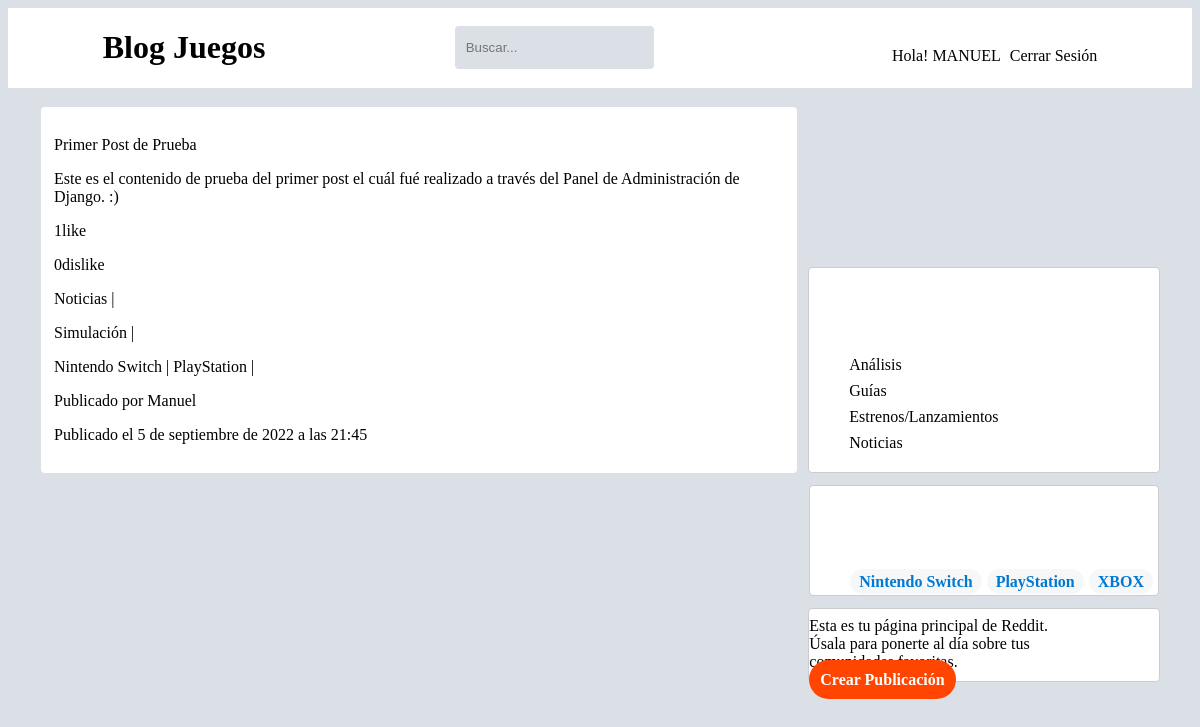
The page /publicaciones/todas-las-publicaciones/ (signed in) on the database its author committed.
### principal/models.py (models this page shows, shortened)
class Category_Model(models.Model):
    name = models.CharField(max_length=50, unique=True, verbose_name='Nombre de la Categoría')
    slug = models.SlugField(max_length=100, unique=True, verbose_name='URL')
    class Meta:
        verbose_name = 'Categoría'
        verbose_name_plural = 'Categorías'
    def __str__(self) -> str:
        return self.name

class Console_Model(models.Model):
    name = models.CharField(max_length=50, unique=True, verbose_name='Nombre de la Consola')
    slug = models.SlugField(max_length=100, unique=True, verbose_name='URL')
    class Meta:
        verbose_name = 'Consola'
        verbose_name_plural = 'Consolas'
    def __str__(self) -> str:
        return self.name

class Posts_Model(models.Model):
    title = models.CharField(max_length=200, blank=False, null=False, verbose_name='Título del Post')
    image = models.ImageField(null=True, blank=True, upload_to='images_posts', verbose_name='Imágen del Post')
    content = models.TextField(null=True, blank=True, db_column='content', editable=True, verbose_name='Contenido del Post')
    up_voted = models.ManyToManyField(User, related_name='likes')
    down_voted = models.ManyToManyField(User, related_name='dislikes')
    created_at = models.DateTimeField(auto_now_add=True, verbose_name='Creado el')
    slug = models.SlugField(max_length=50, verbose_name='URL')
    posted_by = models.ForeignKey(User, blank=False, null=False, on_delete=models.CASCADE, verbose_name='Publicado por')
    category = models.ManyToManyField(Category_Model, verbose_name='Categorías')
    genre = models.ManyToManyField(Genres_Model, verbose_name='Géneros')
    console_name = models.ManyToManyField(Console_Model, verbose_name='Consolas')
    class Meta:
        verbose_name = 'Publicación'
        verbose_name_plural = 'Publicaciones'

class Genres_Model(models.Model):
    name = models.CharField(max_length=50, unique=True, verbose_name='Nombre del Género del Juego')
    slug = models.SlugField(max_length=100, unique=True, verbose_name='URL')
    class Meta:
        verbose_name = 'Género del Juego'
        verbose_name_plural = 'Géneros de los Juegos'
    def __str__(self) -> str:
        return self.name

### principal/views.py (the view)
# urls.py: path('todas-las-publicaciones/', views.all_posts, name='all_posts'),
def all_posts(request):
    posts = Posts_Model.objects.all()
    categories = Category_Model.objects.all()
    consoles = Console_Model.objects.all()
    return render(request, 'principal_templates/all_posts.html', {
        'posts':posts,
        'categories':categories,
        "consoles":consoles
    })

### templates/principal_templates/all_posts.html (shortened to what this page needs)
{% extends 'layout.html' %}
{% block content %}
<div class='grid'>
    <div class='communities'>
        <div class='banner'>
            <h4>Comunidades</h4>
        </div>
        <ul>
            {% for category in categories %}
                <li><a href="{% url 'category_posts' category.slug%}">{{category}}</a></li>
            {% endfor %}
        </ul>
    </div>
    <div class='trends'>
        <div class='banner'>
            <h4>Tendencias</h4>
        </div>
        <ul>
            {% for console_game in consoles %}
                <li><a href="{% url 'consoles_posts' console_game.slug%}">{{console_game}}</a></li>
            {% endfor %}
        </ul>
    </div>
    {% if user.username %} {% comment "" %}Si el usuario está logeado podrá publicar, sino solo se limitará a observar {% endcomment %}
        <div id='posts-create'>
            <p>Esta es tu página principal de Reddit. </p>
            <p>Úsala para ponerte al día sobre tus</p>
            <p>comunidades favoritas.</p>
            <a id='posts-create-bttn' href="{% url 'create_post' %}">Crear Publicación</a>
        </div>
    {% endif %}
   <div class='posts'>
       {% if posts %}
           <div>
                {% for post in posts %}
                    {% if user.username %} {% comment "" %}Si el usuario está logeado podrá acceder a las publicaciones en detalle {% endcomment %}
                        <p><a href="{% url 'detailed_post' post.slug post.pk %}">{{post.title}}</a></p>
                    {% else %}
                        <p>{{post.title}}</p>
                    {% endif %}
                   <p>{{post.content}}</p>
                   <p>{{post.up_voted.all|length}}<a href="{% url 'likes' post.id %}">like</a></p>
                   <p>{{post.down_voted.all|length}}<a href="{% url 'dislikes' post.id %}">dislike</a></p>
                   <p>
                       {% for category in post.category.all %}
                           <a href="{% url 'category_posts' category.slug%}">{{category}}</a> |
                       {% endfor %}
                   </p>
                   <p>
                       {% for genre in post.genre.all %}
                           <a href="{% url 'genre_posts' genre.slug%}">{{genre}}</a> |
                       {% endfor %}
                   </p>
                   <p>
                       {% for console_name in post.console_name.all %}
                           <a href="{% url 'consoles_posts' console_name.slug%}">{{console_name}}</a> |
                       {% endfor %}
                   </p>
                   <p>Publicado por {{post.posted_by}}</p>
                   <p>Publicado el {{post.created_at}}</p>
               {% endfor %}
           </div>
       {% else %}
           <p>No hay Publicaciones! Se el primero en publicar algo.</p>
       {% endif %}
   </div>
</div>
{% endblock  %}

### templates/layout.html (shortened to what this page needs)
{% load static %}
<!DOCTYPE html>
<html lang="es">
<head>
    <link rel="stylesheet" href=" {% static 'css\styles.css' %} ">
</head>
<body>
    <div>
        <div id='menu-upper'>
            <div id='menu-upper-title'>
                <h1 id='title'><a href="{% url 'all_posts' %}">Blog Juegos</a></h1>
            </div>
            <div id='menu-upper-users'>
                <ul>
                    {% if user.email %}
                        <li>Hola! {{user.username|upper}}</li>
                        <li><a href={% url 'logout_user' %}>Cerrar Sesión</a></li>
                    {% else %}
                        <li><a id='login' href={% url 'login_user' %}>Iniciar Sesión</a></li>
                        <li><a id='register' href={% url 'register_user' %}>Crear Cuenta</a></li>
                    {% endif %}
                </ul>
            </div>
            <div id='menu-upper-search'>
                <input type="search" name='search' placeholder='Buscar...'>
            </div>
        </div>
    </div>
    <div id='content'>
        {% block content %}
        {% endblock %}
    </div>
</body>
</html>

### BlogJuegos/static/css/styles.css (style rules this page uses)
body, #content { background-color: #dae0e6; }
a { text-decoration: none; color: black; }
li { list-style: none; padding-top: 4px; padding-bottom: 4px; }
#menu-upper { background-color: #fff; display: grid; width: 100%; height: auto; align-items: center; justify-items: center; }
#menu-upper-title { grid-row: 1; grid-column: 1; }
#menu-upper-search { grid-row: 1; grid-column: 2; }
#menu-upper-users { grid-row: 1; grid-column: 3; }
#menu-upper-users li { float: left; list-style: none; padding-left: 9px; }
input[type='search'] { background-color: #dae0e6; color: #c6cbcf; border: transparent solid 2px; padding: 12px 9px; border-radius: 4px; }
#content { margin: 11px 15px ; padding:8px 18px; }
.grid { display: grid; justify-content: center; align-items: end; justify-items: center; grid-gap: 12px; }
.communities { border-radius: 4px; background-color: #fff; border: solid #cccccc 1px; grid-column: 2; grid-row: 1; width: 100%; }
.banner { background: linear-gradient(0deg,rgba(0,0,0,.7) 0,transparent); text-align: center; background-image: url("https://www.redditstatic.com/desktop2x/img/leaderboard/banner-background.png"); background-size: cover; padding: 10px; margin: -3px -5px -10px -5px; color: white; }
.trends { border-radius: 4px; background-color: #fff; border: solid #cccccc 1px; grid-column: 2; grid-row: 2; }
.trends li { float: left; padding-right: 5px; }
.trends a { font-weight: bold; background-color: #f6f7f8; border-radius: 20px; padding: 4px 9px; color: #0079d3; }
#posts-create { border-radius: 4px; background-color: #fff; border: solid #cccccc 1px; grid-column: 2; grid-row: 3; width: 100%; line-height: 2px; }
#posts-create a { font-weight: bold; border:solid transparent 2px; background-color: #ff4500; border-radius: 20px; padding: 9px; color: white; }
.posts { border-radius: 4px; background-color: #fff; grid-column: 1; grid-row: 1; padding: 13px; }

### rows shown on the page
Category_Model: name "Análisis"
Category_Model: name "Guías"
Category_Model: name "Estrenos/Lanzamientos"
Category_Model: name "Noticias"
Console_Model: name "Nintendo Switch"
Console_Model: name "PlayStation"
Console_Model: name "XBOX"
Posts_Model: title "Primer Post de Prueba", content "Este es el contenido de prueba del primer post el cuál fué realizado a través del Panel de Administración de Django. :)", up_voted.all|length "1", down_voted.all|length "0", posted_by "Manuel", created_at "5 de septiembre de 2022 a las 21:45"
Genres_Model: name "Simulación"

### other values the page prints
{{ user.username|upper }} "MANUEL"
